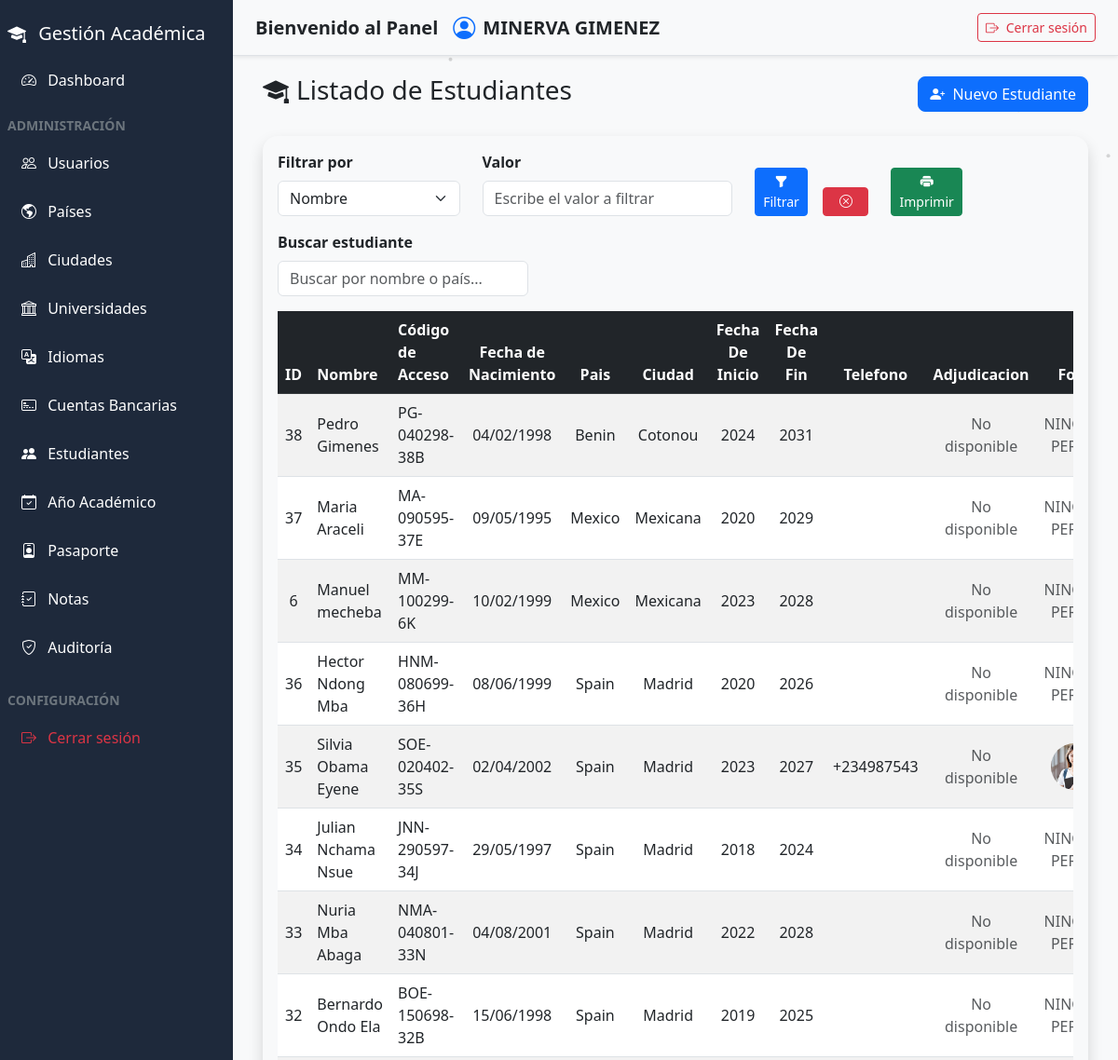
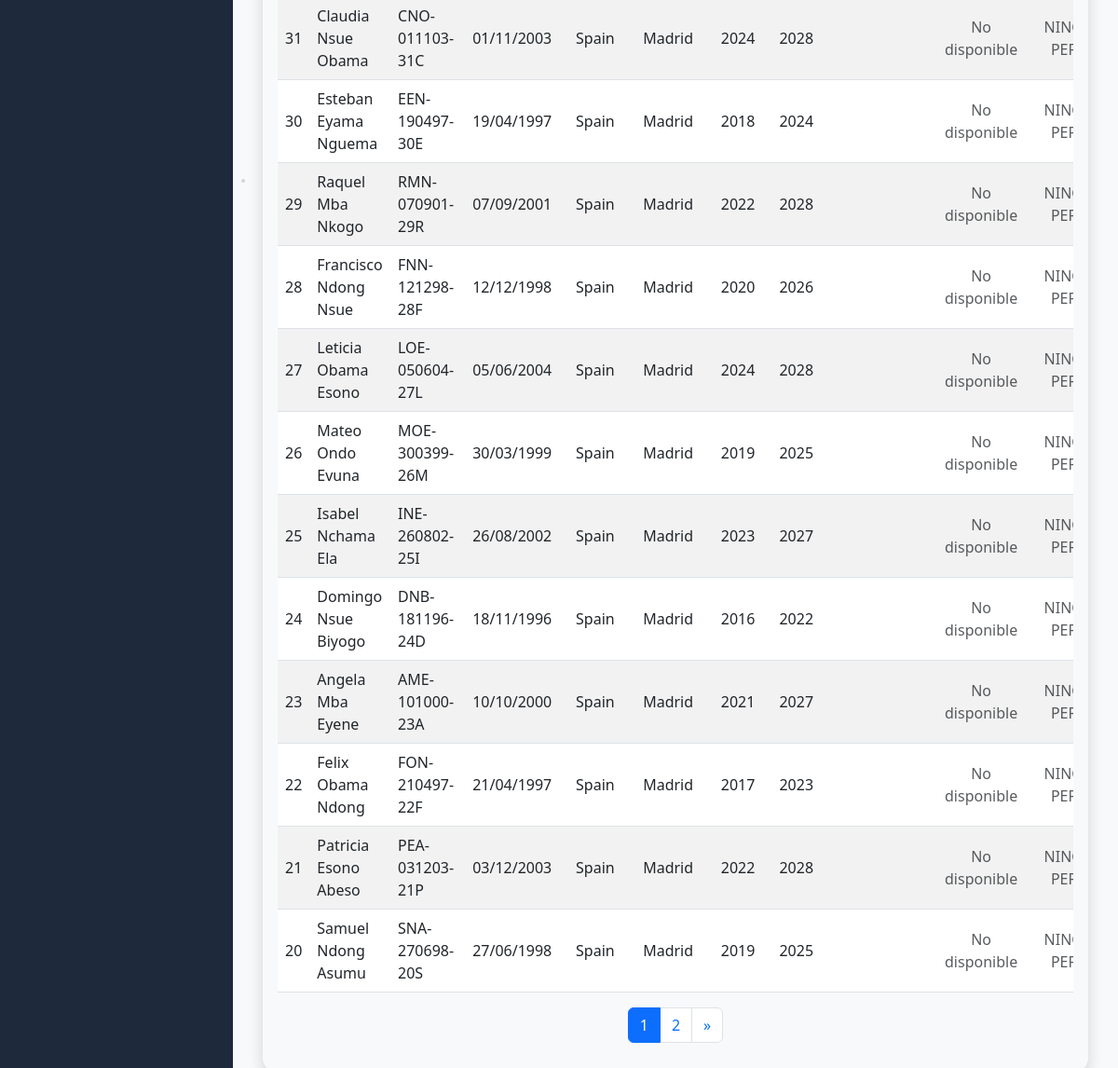
The app's page /admin/estudiantes.php (signed in) with its own data (2 pictures, top to bottom).
### tables this page shows
CREATE TABLE `estudiantes` (
  `id` int(11) NOT NULL,
  `nombre_completo` varchar(100) DEFAULT NULL,
  `codigo_acceso` varchar(20) DEFAULT NULL,
  `fecha_nacimiento` date DEFAULT NULL,
  `pais_id` int(11) NOT NULL,
  `ciudad_id` int(11) DEFAULT NULL,
  `universidad_id` int(11) DEFAULT NULL,
  `idioma_id` int(11) DEFAULT NULL,
  `anio_inicio_carrera` year(4) DEFAULT NULL,
  `anio_fin_carrera` year(4) DEFAULT NULL,
  `email` varchar(100) DEFAULT NULL,
  `telefono` varchar(20) DEFAULT NULL,
  `carrera_actual` varchar(150) NOT NULL,
  `ciudad_actual` varchar(100) NOT NULL,
  `foto_perfil` varchar(255) DEFAULT NULL,
  `ruta_foto` varchar(255) DEFAULT NULL,
  `creado_en` timestamp NULL DEFAULT current_timestamp(),
  `idioma` varchar(255) DEFAULT NULL,
  `meses_idioma` int(11) DEFAULT NULL,
  `cuenta_id` int(11) DEFAULT NULL,
  `archivo_beca` text DEFAULT NULL
);

CREATE TABLE `paises` (
  `id` int(11) NOT NULL,
  `nombre` varchar(50) NOT NULL
);

CREATE TABLE `ciudades` (
  `id` int(11) NOT NULL,
  `nombre` varchar(100) NOT NULL,
  `pais_id` int(11) NOT NULL
);

### admin/estudiantes.php (the view, shortened to what this page needs)
<?php
include_once("../componentes/header.php");
$por_pagina = 20;
$pagina_actual = isset($_GET['pagina']) ? (int)$_GET['pagina'] : 1;
$inicio = ($pagina_actual > 1) ? ($pagina_actual * $por_pagina) - $por_pagina : 0;
$params = [];
$whereSQL = "";
$orderSQL = "ORDER BY e.creado_en DESC";
try {
    $sqlTotal = "SELECT COUNT(*) as total
                 FROM estudiantes e
                 INNER JOIN paises p ON e.pais_id = p.id
                 LEFT JOIN ciudades c ON e.ciudad_id = c.id
                 $whereSQL";
    $total_stmt = $pdo->prepare($sqlTotal);
    $total_stmt->execute($params);
    $total_filas = $total_stmt->fetch(PDO::FETCH_ASSOC)['total'];
    $total_paginas = ceil($total_filas / $por_pagina);
} catch (PDOException $e) {
    die("Error al contar los estudiantes: " . $e->getMessage());
}
try {
    $sql = "SELECT
                e.id,
                e.nombre_completo,
                e.anio_inicio_carrera,
                e.anio_fin_carrera,
                e.telefono,
                e.codigo_acceso,
                e.foto_perfil,
                e.fecha_nacimiento,
                e.creado_en,
                p.nombre AS pais,
                c.nombre AS ciudad,
                e.ruta_foto,
                e.archivo_beca
            FROM estudiantes e
            INNER JOIN paises p ON e.pais_id = p.id
            LEFT JOIN ciudades c ON e.ciudad_id = c.id
            $whereSQL
            $orderSQL
            LIMIT :inicio, :por_pagina";
    $stmt = $pdo->prepare($sql);
    $stmt->bindValue(':inicio', $inicio, PDO::PARAM_INT);
    $stmt->bindValue(':por_pagina', $por_pagina, PDO::PARAM_INT);
    $stmt->execute();
    $estudiantes = $stmt->fetchAll(PDO::FETCH_ASSOC);
} catch (PDOException $e) {
    die("Error al obtener los estudiantes: " . $e->getMessage());
}
include_once("../componentes/sidebar.php");
?>
<main class="content" id="mainContent">
    <div class="container-fluid">
        <div class="d-flex justify-content-between align-items-center mb-4">
            <h3><i class="bi bi-mortarboard-fill me-2"></i>Listado de Estudiantes</h3>
            <a href="registrar_estudiantes.php" class="btn btn-primary rounded-3">
                <i class="bi bi-person-plus-fill me-1"></i> Nuevo Estudiante
            </a>
        </div>
        <div class="card shadow rounded-4">
            <div class="card-body">
                <div class="row mb-3 align-items-end">
                    <div class="col-md-3">
                        <label class="form-label fw-bold">Filtrar por</label>
                        <select id="tipoFiltro" class="form-select" onchange="controlFiltroUI()">
                            <option value="nombre">Nombre</option>
                        </select>
                    </div>
                    <div class="col-md-4">
                        <label class="form-label fw-bold">Valor</label>
                        <input type="text" id="valorFiltro" class="form-control"
                            placeholder="Escribe el valor a filtrar">
                    </div>
                    <div class="col-md-1 d-grid">
                        <button class="btn btn-primary btn-sm" onclick="aplicarFiltro()">
                            <i class="bi bi-funnel-fill"></i> Filtrar
                        </button>
                    </div>
                    <div class="col-md-1 d-grid">
                        <button class="btn btn-danger btn-sm" onclick="limpiarFiltros()">
                            <i class="bi bi-x-circle"></i>
                        </button>
                    </div>
                    <div class="col-md-1 d-grid">
                        <button class="btn btn-success btn-sm" onclick="imprimirFiltrado()">
                            <i class="bi bi-printer-fill"></i> Imprimir
                        </button>
                    </div>
                </div>
                <div class="row mb-3">
                    <div class="col-md-4">
                        <label for="busqueda" class="form-label fw-bold">Buscar estudiante</label>
                        <input type="text" class="form-control" id="busqueda" placeholder="Buscar por nombre o país...">
                    </div>
                </div>
                <div class="table-responsive">
                    <table class="table table-striped table-hover align-middle text-center" id="tablaEstudiantes">
                        <thead class="table-dark">
                            <tr>
                                <th>ID</th>
                                <th class="text-start">Nombre</th>
                                <th class="text-start">Código de Acceso</th>
                                <th>Fecha de Nacimiento</th>
                                <th>Pais</th>
                                <th>Ciudad</th>
                                <th>Fecha De Inicio</th>
                                <th>Fecha De Fin</th>
                                <th>Telefono</th>
                                <th>Adjudicacion</th>
                                <th>Foto</th>
                            </tr>
                        </thead>
                        <tbody id="contenidoTabla">
                            <?php if (!empty($estudiantes)): ?>
                            <?php foreach ($estudiantes as $est): ?>
                            <tr>
                                <td><?= htmlspecialchars($est['id']) ?></td>
                              <td class="text-start"><?= htmlspecialchars($est['nombre_completo']) ?></td>
                                <td class="text-start"><?= htmlspecialchars($est['codigo_acceso']) ?></td>
                                <td><?= date('d/m/Y', strtotime($est['fecha_nacimiento'])) ?></td>
                                <td><?= htmlspecialchars($est['pais']) ?></td>
                                <td><?= htmlspecialchars($est['ciudad']) ?></td>
                                <td><?= htmlspecialchars($est['anio_inicio_carrera']) ?></td>
                                <td><?= htmlspecialchars($est['anio_fin_carrera']) ?></td>
                                <td><?= htmlspecialchars($est['telefono']) ?></td>
                                <td>
                                    <?php if (!empty($est['archivo_beca']) && file_exists('../php/' . $est['archivo_beca'])): ?>
                                    <a href="../php/<?= htmlspecialchars($est['archivo_beca']) ?>" target="_blank"
                                        class="btn btn-outline-info btn-sm">
                                        <i class="bi bi-file-earmark-arrow-down"></i> Ver
                                    </a>
                                    <?php else: ?>
                                    <span class="text-muted">No disponible</span>
                                    <?php endif; ?>
                                </td>
                                <td>
                                    <?php if (!empty($est['foto_perfil']) && file_exists('../php/upload/perfil/' . $est['foto_perfil'])): ?>
                                    <img src="../php/upload/perfil/<?= htmlspecialchars($est['foto_perfil']) ?>"
                                        alt="Foto de Perfil"
                                        style="width: 50px; height: 50px; object-fit: cover; border-radius: 50%;">
                                    <?php else: ?>
                                    <span class="text-muted">NINGÚN PERFIL</span>
                                    <?php endif; ?>
                                </td>
                            </tr>
                            <?php endforeach; ?>
                            <?php else: ?>
                            <tr>
                                <td colspan="10" class="text-center text-muted">No hay estudiantes registrados</td>
                            </tr>
                            <?php endif; ?>
                        </tbody>
                    </table>
                </div>
                <?php if ($total_paginas > 1): ?>
                <?php
$queryParams = $_GET;
?>
                <nav aria-label="Paginación de estudiantes">
                    <ul class="pagination justify-content-center flex-wrap">
                        <?php
        $rango = 2;
        $inicio = max(1, $pagina_actual - $rango);
        $fin = min($total_paginas, $pagina_actual + $rango);
        for ($i = $inicio; $i <= $fin; $i++):
            $queryParams['pagina'] = $i;
        ?>
                        <li class="page-item <?= ($i == $pagina_actual) ? 'active' : '' ?>">
                            <a class="page-link" href="?<?= http_build_query($queryParams) ?>">
                                <?= $i ?>
                            </a>
                        </li>
                        <?php endfor; ?>
                        <?php if ($pagina_actual < $total_paginas):
            $queryParams['pagina'] = $pagina_actual + 1;
        ?>
                        <li class="page-item">
                            <a class="page-link" href="?<?= http_build_query($queryParams) ?>">
                                &raquo;
                            </a>
                        </li>
                        <?php endif; ?>
                    </ul>
                </nav>
                <?php endif; ?>
            </div>
        </div>
    </div>
</main>
<link href="https://cdn.jsdelivr.net/npm/bootstrap-icons@1.10.5/font/bootstrap-icons.css" rel="stylesheet">
<?php include_once("../componentes/footer.php"); ?>

### componentes/header.php (style rules this page uses)
* { box-sizing: border-box; }
body { background: #f8f9fa; min-height: 100vh; color: linear-gradient(135deg, #1e1e2f, #2a2a40); font-family: 'Segoe UI', sans-serif; overflow-x: hidden; }
.content { flex-grow: 1; margin-left: 250px; padding: 80px 20px 20px; height: 100vh; overflow-y: auto; transition: margin-left 0.3s ease; }
.card { background-color: #f8f9fa; border: none; }

### records on screen
estudiantes: id "38", nombre_completo "Pedro Gimenes", codigo_acceso "PG-040298-38B", fecha_nacimiento "04/02/1998", pais.nombre "Benin", ciudad.nombre "Cotonou", anio_inicio_carrera "2024", anio_fin_carrera "2031", shows "No disponible", shows "NINGÚN PERFIL"
estudiantes: id "37", nombre_completo "Maria Araceli", codigo_acceso "MA-090595-37E", fecha_nacimiento "09/05/1995", pais.nombre "Mexico", ciudad.nombre "Mexicana", anio_inicio_carrera "2020", anio_fin_carrera "2029", shows "No disponible", shows "NINGÚN PERFIL"
estudiantes: id "6", nombre_completo "Manuel mecheba", codigo_acceso "MM-100299-6K", fecha_nacimiento "10/02/1999", pais.nombre "Mexico", ciudad.nombre "Mexicana", anio_inicio_carrera "2023", anio_fin_carrera "2028", shows "No disponible", shows "NINGÚN PERFIL"
estudiantes: id "36", nombre_completo "Hector Ndong Mba", codigo_acceso "HNM-080699-36H", fecha_nacimiento "08/06/1999", pais.nombre "Spain", ciudad.nombre "Madrid", anio_inicio_carrera "2020", anio_fin_carrera "2026", shows "No disponible", shows "NINGÚN PERFIL"
estudiantes: id "35", nombre_completo "Silvia Obama Eyene", codigo_acceso "SOE-020402-35S", fecha_nacimiento "02/04/2002", pais.nombre "Spain", ciudad.nombre "Madrid", anio_inicio_carrera "2023", anio_fin_carrera "2027", telefono "+234987543", shows "No disponible", foto_perfil (picture)
estudiantes: id "34", nombre_completo "Julian Nchama Nsue", codigo_acceso "JNN-290597-34J", fecha_nacimiento "29/05/1997", pais.nombre "Spain", ciudad.nombre "Madrid", anio_inicio_carrera "2018", anio_fin_carrera "2024", shows "No disponible", shows "NINGÚN PERFIL"
estudiantes: id "33", nombre_completo "Nuria Mba Abaga", codigo_acceso "NMA-040801-33N", fecha_nacimiento "04/08/2001", pais.nombre "Spain", ciudad.nombre "Madrid", anio_inicio_carrera "2022", anio_fin_carrera "2028", shows "No disponible", shows "NINGÚN PERFIL"
estudiantes: id "32", nombre_completo "Bernardo Ondo Ela", codigo_acceso "BOE-150698-32B", fecha_nacimiento "15/06/1998", pais.nombre "Spain", ciudad.nombre "Madrid", anio_inicio_carrera "2019", anio_fin_carrera "2025", shows "No disponible", shows "NINGÚN PERFIL"
estudiantes: id "31", nombre_completo "Claudia Nsue Obama", codigo_acceso "CNO-011103-31C", fecha_nacimiento "01/11/2003", pais.nombre "Spain", ciudad.nombre "Madrid", anio_inicio_carrera "2024", anio_fin_carrera "2028", shows "No disponible", shows "NINGÚN PERFIL"
estudiantes: id "30", nombre_completo "Esteban Eyama Nguema", codigo_acceso "EEN-190497-30E", fecha_nacimiento "19/04/1997", pais.nombre "Spain", ciudad.nombre "Madrid", anio_inicio_carrera "2018", anio_fin_carrera "2024", shows "No disponible", shows "NINGÚN PERFIL"
estudiantes: id "29", nombre_completo "Raquel Mba Nkogo", codigo_acceso "RMN-070901-29R", fecha_nacimiento "07/09/2001", pais.nombre "Spain", ciudad.nombre "Madrid", anio_inicio_carrera "2022", anio_fin_carrera "2028", shows "No disponible", shows "NINGÚN PERFIL"
estudiantes: id "28", nombre_completo "Francisco Ndong Nsue", codigo_acceso "FNN-121298-28F", fecha_nacimiento "12/12/1998", pais.nombre "Spain", ciudad.nombre "Madrid", anio_inicio_carrera "2020", anio_fin_carrera "2026", shows "No disponible", shows "NINGÚN PERFIL"
estudiantes: id "27", nombre_completo "Leticia Obama Esono", codigo_acceso "LOE-050604-27L", fecha_nacimiento "05/06/2004", pais.nombre "Spain", ciudad.nombre "Madrid", anio_inicio_carrera "2024", anio_fin_carrera "2028", shows "No disponible", shows "NINGÚN PERFIL"
estudiantes: id "26", nombre_completo "Mateo Ondo Evuna", codigo_acceso "MOE-300399-26M", fecha_nacimiento "30/03/1999", pais.nombre "Spain", ciudad.nombre "Madrid", anio_inicio_carrera "2019", anio_fin_carrera "2025", shows "No disponible", shows "NINGÚN PERFIL"
estudiantes: id "25", nombre_completo "Isabel Nchama Ela", codigo_acceso "INE-260802-25I", fecha_nacimiento "26/08/2002", pais.nombre "Spain", ciudad.nombre "Madrid", anio_inicio_carrera "2023", anio_fin_carrera "2027", shows "No disponible", shows "NINGÚN PERFIL"
estudiantes: id "24", nombre_completo "Domingo Nsue Biyogo", codigo_acceso "DNB-181196-24D", fecha_nacimiento "18/11/1996", pais.nombre "Spain", ciudad.nombre "Madrid", anio_inicio_carrera "2016", anio_fin_carrera "2022", shows "No disponible", shows "NINGÚN PERFIL"
estudiantes: id "23", nombre_completo "Angela Mba Eyene", codigo_acceso "AME-101000-23A", fecha_nacimiento "10/10/2000", pais.nombre "Spain", ciudad.nombre "Madrid", anio_inicio_carrera "2021", anio_fin_carrera "2027", shows "No disponible", shows "NINGÚN PERFIL"
estudiantes: id "22", nombre_completo "Felix Obama Ndong", codigo_acceso "FON-210497-22F", fecha_nacimiento "21/04/1997", pais.nombre "Spain", ciudad.nombre "Madrid", anio_inicio_carrera "2017", anio_fin_carrera "2023", shows "No disponible", shows "NINGÚN PERFIL"
estudiantes: id "21", nombre_completo "Patricia Esono Abeso", codigo_acceso "PEA-031203-21P", fecha_nacimiento "03/12/2003", pais.nombre "Spain", ciudad.nombre "Madrid", anio_inicio_carrera "2022", anio_fin_carrera "2028", shows "No disponible", shows "NINGÚN PERFIL"
estudiantes: id "20", nombre_completo "Samuel Ndong Asumu", codigo_acceso "SNA-270698-20S", fecha_nacimiento "27/06/1998", pais.nombre "Spain", ciudad.nombre "Madrid", anio_inicio_carrera "2019", anio_fin_carrera "2025", shows "No disponible", shows "NINGÚN PERFIL"

### other values on screen
$_SESSION['usuario_nombre'] "MINERVA GIMENEZ"
